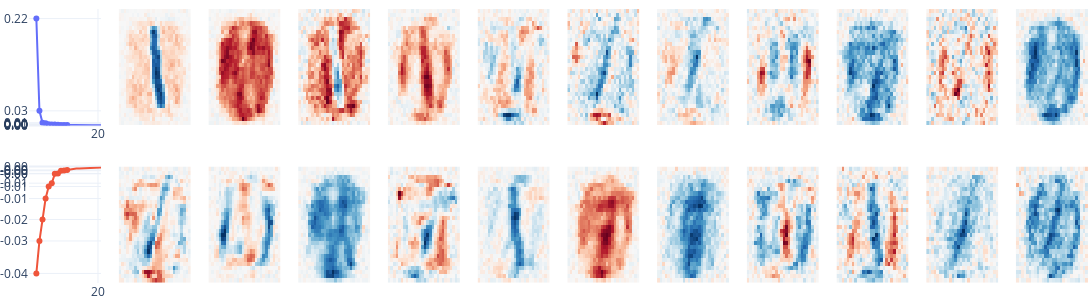

This figure's notebook cell:
### Code cell
eigenspectrum_fig = plot_eigenspectrum(mnist_model, digit=1, eigenvectors=11)
eigenspectrum_fig.show()

### Figure 1 — Plotly figure (JSON) as saved in the notebook; plotly's stock layout.template omitted (floating-point values rounded to 4 significant figures; data arrays with more than 128 entries replaced by an {"elided": "..."} marker saying what was removed)
{"data": [{"mode": "lines", "type": "scatter", "xaxis": "x", "y": [0.2168, 0.0296, 0.005474, 0.004368, 0.002662, 0.00216, 0.001808, 0.001322, 0.00109, 0.0009838, 0.0008956, 0.0008078, 0.0006968, 0.0006334, 0.0005458, 0.0004716, 0.0004366, 0.0003954, 0.0003345, 0.0003159, 0.0002852, 0.0002513], "yaxis": "y"}, {"marker": {"color": "#636EFA"}, "mode": "markers", "type": "scatter", "x": [10, 9, 8, 7, 6, 5, 4, 3, 2, 1, 0], "xaxis": "x", "y": [0.0008956, 0.0009838, 0.00109, 0.001322, 0.001808, 0.00216, 0.002662, 0.004368, 0.005474, 0.0296, 0.2168], "yaxis": "y"}, {"marker": {"color": "#EF553B"}, "mode": "lines", "type": "scatter", "xaxis": "x13", "y": [-0.03798, -0.02644, -0.01882, -0.01137, -0.007092, -0.005911, -0.002583, -0.002426, -0.001486, -0.001432, -0.001215, -0.001013, -0.0007544, -0.0007153, -0.0006974, -0.0006449, -0.0005835, -0.0004852, -0.0004574, -0.000416, -0.0003988, -0.0003207], "yaxis": "y13"}, {"marker": {"color": "#EF553B"}, "mode": "markers", "type": "scatter", "x": [0, 1, 2, 3, 4, 5, 6, 7, 8, 9, 10], "xaxis": "x13", "y": [-0.03798, -0.02644, -0.01882, -0.01137, -0.007092, -0.005911, -0.002583, -0.002426, -0.001486, -0.001432, -0.001215], "yaxis": "y13"}, {"colorscale": [[0, "rgb(103,0,31)"], [0.1, "rgb(178,24,43)"], [0.2, "rgb(214,96,77)"], [0.3, "rgb(244,165,130)"], [0.4, "rgb(253,219,199)"], [0.5, "rgb(247,247,247)"], [0.6, "rgb(209,229,240)"], [0.7, "rgb(146,197,222)"], [0.8, "rgb(67,147,195)"], [0.9, "rgb(33,102,172)"], [1, "rgb(5,48,97)"]], "showscale": false, "type": "heatmap", "xaxis": "x2", "yaxis": "y2", "z": {"elided": "28x28 float values"}, "zmid": 0}, {"colorscale": [[0, "rgb(103,0,31)"], [0.1, "rgb(178,24,43)"], [0.2, "rgb(214,96,77)"], [0.3, "rgb(244,165,130)"], [0.4, "rgb(253,219,199)"], [0.5, "rgb(247,247,247)"], [0.6, "rgb(209,229,240)"], [0.7, "rgb(146,197,222)"], [0.8, "rgb(67,147,195)"], [0.9, "rgb(33,102,172)"], [1, "rgb(5,48,97)"]], "showscale": false, "type": "heatmap", "xaxis": "x3", "yaxis": "y3", "z": {"elided": "28x28 float values"}, "zmid": 0}, {"colorscale": [[0, "rgb(103,0,31)"], [0.1, "rgb(178,24,43)"], [0.2, "rgb(214,96,77)"], [0.3, "rgb(244,165,130)"], [0.4, "rgb(253,219,199)"], [0.5, "rgb(247,247,247)"], [0.6, "rgb(209,229,240)"], [0.7, "rgb(146,197,222)"], [0.8, "rgb(67,147,195)"], [0.9, "rgb(33,102,172)"], [1, "rgb(5,48,97)"]], "showscale": false, "type": "heatmap", "xaxis": "x4", "yaxis": "y4", "z": {"elided": "28x28 float values"}, "zmid": 0}, {"colorscale": [[0, "rgb(103,0,31)"], [0.1, "rgb(178,24,43)"], [0.2, "rgb(214,96,77)"], [0.3, "rgb(244,165,130)"], [0.4, "rgb(253,219,199)"], [0.5, "rgb(247,247,247)"], [0.6, "rgb(209,229,240)"], [0.7, "rgb(146,197,222)"], [0.8, "rgb(67,147,195)"], [0.9, "rgb(33,102,172)"], [1, "rgb(5,48,97)"]], "showscale": false, "type": "heatmap", "xaxis": "x5", "yaxis": "y5", "z": {"elided": "28x28 float values"}, "zmid": 0}, {"colorscale": [[0, "rgb(103,0,31)"], [0.1, "rgb(178,24,43)"], [0.2, "rgb(214,96,77)"], [0.3, "rgb(244,165,130)"], [0.4, "rgb(253,219,199)"], [0.5, "rgb(247,247,247)"], [0.6, "rgb(209,229,240)"], [0.7, "rgb(146,197,222)"], [0.8, "rgb(67,147,195)"], [0.9, "rgb(33,102,172)"], [1, "rgb(5,48,97)"]], "showscale": false, "type": "heatmap", "xaxis": "x6", "yaxis": "y6", "z": {"elided": "28x28 float values"}, "zmid": 0}, {"colorscale": [[0, "rgb(103,0,31)"], [0.1, "rgb(178,24,43)"], [0.2, "rgb(214,96,77)"], [0.3, "rgb(244,165,130)"], [0.4, "rgb(253,219,199)"], [0.5, "rgb(247,247,247)"], [0.6, "rgb(209,229,240)"], [0.7, "rgb(146,197,222)"], [0.8, "rgb(67,147,195)"], [0.9, "rgb(33,102,172)"], [1, "rgb(5,48,97)"]], "showscale": false, "type": "heatmap", "xaxis": "x7", "yaxis": "y7", "z": {"elided": "28x28 float values"}, "zmid": 0}, {"colorscale": [[0, "rgb(103,0,31)"], [0.1, "rgb(178,24,43)"], [0.2, "rgb(214,96,77)"], [0.3, "rgb(244,165,130)"], [0.4, "rgb(253,219,199)"], [0.5, "rgb(247,247,247)"], [0.6, "rgb(209,229,240)"], [0.7, "rgb(146,197,222)"], [0.8, "rgb(67,147,195)"], [0.9, "rgb(33,102,172)"], [1, "rgb(5,48,97)"]], "showscale": false, "type": "heatmap", "xaxis": "x8", "yaxis": "y8", "z": {"elided": "28x28 float values"}, "zmid": 0}, {"colorscale": [[0, "rgb(103,0,31)"], [0.1, "rgb(178,24,43)"], [0.2, "rgb(214,96,77)"], [0.3, "rgb(244,165,130)"], [0.4, "rgb(253,219,199)"], [0.5, "rgb(247,247,247)"], [0.6, "rgb(209,229,240)"], [0.7, "rgb(146,197,222)"], [0.8, "rgb(67,147,195)"], [0.9, "rgb(33,102,172)"], [1, "rgb(5,48,97)"]], "showscale": false, "type": "heatmap", "xaxis": "x9", "yaxis": "y9", "z": {"elided": "28x28 float values"}, "zmid": 0}, {"colorscale": [[0, "rgb(103,0,31)"], [0.1, "rgb(178,24,43)"], [0.2, "rgb(214,96,77)"], [0.3, "rgb(244,165,130)"], [0.4, "rgb(253,219,199)"], [0.5, "rgb(247,247,247)"], [0.6, "rgb(209,229,240)"], [0.7, "rgb(146,197,222)"], [0.8, "rgb(67,147,195)"], [0.9, "rgb(33,102,172)"], [1, "rgb(5,48,97)"]], "showscale": false, "type": "heatmap", "xaxis": "x10", "yaxis": "y10", "z": {"elided": "28x28 float values"}, "zmid": 0}, {"colorscale": [[0, "rgb(103,0,31)"], [0.1, "rgb(178,24,43)"], [0.2, "rgb(214,96,77)"], [0.3, "rgb(244,165,130)"], [0.4, "rgb(253,219,199)"], [0.5, "rgb(247,247,247)"], [0.6, "rgb(209,229,240)"], [0.7, "rgb(146,197,222)"], [0.8, "rgb(67,147,195)"], [0.9, "rgb(33,102,172)"], [1, "rgb(5,48,97)"]], "showscale": false, "type": "heatmap", "xaxis": "x11", "yaxis": "y11", "z": {"elided": "28x28 float values"}, "zmid": 0}, {"colorscale": [[0, "rgb(103,0,31)"], [0.1, "rgb(178,24,43)"], [0.2, "rgb(214,96,77)"], [0.3, "rgb(244,165,130)"], [0.4, "rgb(253,219,199)"], [0.5, "rgb(247,247,247)"], [0.6, "rgb(209,229,240)"], [0.7, "rgb(146,197,222)"], [0.8, "rgb(67,147,195)"], [0.9, "rgb(33,102,172)"], [1, "rgb(5,48,97)"]], "showscale": false, "type": "heatmap", "xaxis": "x12", "yaxis": "y12", "z": {"elided": "28x28 float values"}, "zmid": 0}, {"colorscale": [[0, "rgb(103,0,31)"], [0.1, "rgb(178,24,43)"], [0.2, "rgb(214,96,77)"], [0.3, "rgb(244,165,130)"], [0.4, "rgb(253,219,199)"], [0.5, "rgb(247,247,247)"], [0.6, "rgb(209,229,240)"], [0.7, "rgb(146,197,222)"], [0.8, "rgb(67,147,195)"], [0.9, "rgb(33,102,172)"], [1, "rgb(5,48,97)"]], "showscale": false, "type": "heatmap", "xaxis": "x14", "yaxis": "y14", "z": {"elided": "28x28 float values"}, "zmid": 0}, {"colorscale": [[0, "rgb(103,0,31)"], [0.1, "rgb(178,24,43)"], [0.2, "rgb(214,96,77)"], [0.3, "rgb(244,165,130)"], [0.4, "rgb(253,219,199)"], [0.5, "rgb(247,247,247)"], [0.6, "rgb(209,229,240)"], [0.7, "rgb(146,197,222)"], [0.8, "rgb(67,147,195)"], [0.9, "rgb(33,102,172)"], [1, "rgb(5,48,97)"]], "showscale": false, "type": "heatmap", "xaxis": "x15", "yaxis": "y15", "z": {"elided": "28x28 float values"}, "zmid": 0}, {"colorscale": [[0, "rgb(103,0,31)"], [0.1, "rgb(178,24,43)"], [0.2, "rgb(214,96,77)"], [0.3, "rgb(244,165,130)"], [0.4, "rgb(253,219,199)"], [0.5, "rgb(247,247,247)"], [0.6, "rgb(209,229,240)"], [0.7, "rgb(146,197,222)"], [0.8, "rgb(67,147,195)"], [0.9, "rgb(33,102,172)"], [1, "rgb(5,48,97)"]], "showscale": false, "type": "heatmap", "xaxis": "x16", "yaxis": "y16", "z": {"elided": "28x28 float values"}, "zmid": 0}, {"colorscale": [[0, "rgb(103,0,31)"], [0.1, "rgb(178,24,43)"], [0.2, "rgb(214,96,77)"], [0.3, "rgb(244,165,130)"], [0.4, "rgb(253,219,199)"], [0.5, "rgb(247,247,247)"], [0.6, "rgb(209,229,240)"], [0.7, "rgb(146,197,222)"], [0.8, "rgb(67,147,195)"], [0.9, "rgb(33,102,172)"], [1, "rgb(5,48,97)"]], "showscale": false, "type": "heatmap", "xaxis": "x17", "yaxis": "y17", "z": {"elided": "28x28 float values"}, "zmid": 0}, {"colorscale": [[0, "rgb(103,0,31)"], [0.1, "rgb(178,24,43)"], [0.2, "rgb(214,96,77)"], [0.3, "rgb(244,165,130)"], [0.4, "rgb(253,219,199)"], [0.5, "rgb(247,247,247)"], [0.6, "rgb(209,229,240)"], [0.7, "rgb(146,197,222)"], [0.8, "rgb(67,147,195)"], [0.9, "rgb(33,102,172)"], [1, "rgb(5,48,97)"]], "showscale": false, "type": "heatmap", "xaxis": "x18", "yaxis": "y18", "z": {"elided": "28x28 float values"}, "zmid": 0}, {"colorscale": [[0, "rgb(103,0,31)"], [0.1, "rgb(178,24,43)"], [0.2, "rgb(214,96,77)"], [0.3, "rgb(244,165,130)"], [0.4, "rgb(253,219,199)"], [0.5, "rgb(247,247,247)"], [0.6, "rgb(209,229,240)"], [0.7, "rgb(146,197,222)"], [0.8, "rgb(67,147,195)"], [0.9, "rgb(33,102,172)"], [1, "rgb(5,48,97)"]], "showscale": false, "type": "heatmap", "xaxis": "x19", "yaxis": "y19", "z": {"elided": "28x28 float values"}, "zmid": 0}, {"colorscale": [[0, "rgb(103,0,31)"], [0.1, "rgb(178,24,43)"], [0.2, "rgb(214,96,77)"], [0.3, "rgb(244,165,130)"], [0.4, "rgb(253,219,199)"], [0.5, "rgb(247,247,247)"], [0.6, "rgb(209,229,240)"], [0.7, "rgb(146,197,222)"], [0.8, "rgb(67,147,195)"], [0.9, "rgb(33,102,172)"], [1, "rgb(5,48,97)"]], "showscale": false, "type": "heatmap", "xaxis": "x20", "yaxis": "y20", "z": {"elided": "28x28 float values"}, "zmid": 0}, {"colorscale": [[0, "rgb(103,0,31)"], [0.1, "rgb(178,24,43)"], [0.2, "rgb(214,96,77)"], [0.3, "rgb(244,165,130)"], [0.4, "rgb(253,219,199)"], [0.5, "rgb(247,247,247)"], [0.6, "rgb(209,229,240)"], [0.7, "rgb(146,197,222)"], [0.8, "rgb(67,147,195)"], [0.9, "rgb(33,102,172)"], [1, "rgb(5,48,97)"]], "showscale": false, "type": "heatmap", "xaxis": "x21", "yaxis": "y21", "z": {"elided": "28x28 float values"}, "zmid": 0}, {"colorscale": [[0, "rgb(103,0,31)"], [0.1, "rgb(178,24,43)"], [0.2, "rgb(214,96,77)"], [0.3, "rgb(244,165,130)"], [0.4, "rgb(253,219,199)"], [0.5, "rgb(247,247,247)"], [0.6, "rgb(209,229,240)"], [0.7, "rgb(146,197,222)"], [0.8, "rgb(67,147,195)"], [0.9, "rgb(33,102,172)"], [1, "rgb(5,48,97)"]], "showscale": false, "type": "heatmap", "xaxis": "x22", "yaxis": "y22", "z": {"elided": "28x28 float values"}, "zmid": 0}, {"colorscale": [[0, "rgb(103,0,31)"], [0.1, "rgb(178,24,43)"], [0.2, "rgb(214,96,77)"], [0.3, "rgb(244,165,130)"], [0.4, "rgb(253,219,199)"], [0.5, "rgb(247,247,247)"], [0.6, "rgb(209,229,240)"], [0.7, "rgb(146,197,222)"], [0.8, "rgb(67,147,195)"], [0.9, "rgb(33,102,172)"], [1, "rgb(5,48,97)"]], "showscale": false, "type": "heatmap", "xaxis": "x23", "yaxis": "y23", "z": {"elided": "28x28 float values"}, "zmid": 0}, {"colorscale": [[0, "rgb(103,0,31)"], [0.1, "rgb(178,24,43)"], [0.2, "rgb(214,96,77)"], [0.3, "rgb(244,165,130)"], [0.4, "rgb(253,219,199)"], [0.5, "rgb(247,247,247)"], [0.6, "rgb(209,229,240)"], [0.7, "rgb(146,197,222)"], [0.8, "rgb(67,147,195)"], [0.9, "rgb(33,102,172)"], [1, "rgb(5,48,97)"]], "showscale": false, "type": "heatmap", "xaxis": "x24", "yaxis": "y24", "z": {"elided": "28x28 float values"}, "zmid": 0}], "layout": {"autosize": false, "coloraxis": {"showscale": false}, "height": 300, "legend": {"visible": false}, "margin": {"b": 0, "l": 0, "r": 0, "t": 0}, "width": 2040, "xaxis": {"anchor": "y", "domain": [0, 0.06806], "ticktext": ["20"], "tickvals": [20], "visible": true, "zeroline": false}, "xaxis10": {"anchor": "y10", "domain": [0.7625, 0.8306], "visible": false}, "xaxis11": {"anchor": "y11", "domain": [0.8472, 0.9153], "visible": false}, "xaxis12": {"anchor": "y12", "domain": [0.9319, 1.0], "visible": false}, "xaxis13": {"anchor": "y13", "domain": [0, 0.06806], "ticktext": ["20"], "tickvals": [20], "visible": true, "zeroline": false}, "xaxis14": {"anchor": "y14", "domain": [0.08472, 0.1528], "visible": false}, "xaxis15": {"anchor": "y15", "domain": [0.1694, 0.2375], "visible": false}, "xaxis16": {"anchor": "y16", "domain": [0.2542, 0.3222], "visible": false}, "xaxis17": {"anchor": "y17", "domain": [0.3389, 0.4069], "visible": false}, "xaxis18": {"anchor": "y18", "domain": [0.4236, 0.4917], "visible": false}, "xaxis19": {"anchor": "y19", "domain": [0.5083, 0.5764], "visible": false}, "xaxis2": {"anchor": "y2", "domain": [0.08472, 0.1528], "visible": false}, "xaxis20": {"anchor": "y20", "domain": [0.5931, 0.6611], "visible": false}, "xaxis21": {"anchor": "y21", "domain": [0.6778, 0.7458], "visible": false}, "xaxis22": {"anchor": "y22", "domain": [0.7625, 0.8306], "visible": false}, "xaxis23": {"anchor": "y23", "domain": [0.8472, 0.9153], "visible": false}, "xaxis24": {"anchor": "y24", "domain": [0.9319, 1.0], "visible": false}, "xaxis3": {"anchor": "y3", "domain": [0.1694, 0.2375], "visible": false}, "xaxis4": {"anchor": "y4", "domain": [0.2542, 0.3222], "visible": false}, "xaxis5": {"anchor": "y5", "domain": [0.3389, 0.4069], "visible": false}, "xaxis6": {"anchor": "y6", "domain": [0.4236, 0.4917], "visible": false}, "xaxis7": {"anchor": "y7", "domain": [0.5083, 0.5764], "visible": false}, "xaxis8": {"anchor": "y8", "domain": [0.5931, 0.6611], "visible": false}, "xaxis9": {"anchor": "y9", "domain": [0.6778, 0.7458], "visible": false}, "yaxis": {"anchor": "x", "domain": [0.575, 1], "rangemode": "tozero", "ticktext": ["0.00", "0.22", "0.03", "0.01", "0.00", "0.00", "0.00", "0.00", "0.00", "0.00", "0.00", "0.00"], "tickvals": [0, 0.2168, 0.0296, 0.005474, 0.004368, 0.002662, 0.00216, 0.001808, 0.001322, 0.00109, 0.0009838, 0.0008956], "visible": true, "zeroline": true}, "yaxis10": {"anchor": "x10", "domain": [0.575, 1], "visible": false}, "yaxis11": {"anchor": "x11", "domain": [0.575, 1], "visible": false}, "yaxis12": {"anchor": "x12", "domain": [0.575, 1], "visible": false}, "yaxis13": {"anchor": "x13", "domain": [0, 0.425], "rangemode": "tozero", "ticktext": ["0.00", "-0.04", "-0.03", "-0.02", "-0.01", "-0.01", "-0.01", "-0.00", "-0.00", "-0.00", "-0.00", "-0.00"], "tickvals": [0, -0.03798, -0.02644, -0.01882, -0.01137, -0.007092, -0.005911, -0.002583, -0.002426, -0.001486, -0.001432, -0.001215], "visible": true, "zeroline": true}, "yaxis14": {"anchor": "x14", "domain": [0, 0.425], "visible": false}, "yaxis15": {"anchor": "x15", "domain": [0, 0.425], "visible": false}, "yaxis16": {"anchor": "x16", "domain": [0, 0.425], "visible": false}, "yaxis17": {"anchor": "x17", "domain": [0, 0.425], "visible": false}, "yaxis18": {"anchor": "x18", "domain": [0, 0.425], "visible": false}, "yaxis19": {"anchor": "x19", "domain": [0, 0.425], "visible": false}, "yaxis2": {"anchor": "x2", "domain": [0.575, 1], "visible": false}, "yaxis20": {"anchor": "x20", "domain": [0, 0.425], "visible": false}, "yaxis21": {"anchor": "x21", "domain": [0, 0.425], "visible": false}, "yaxis22": {"anchor": "x22", "domain": [0, 0.425], "visible": false}, "yaxis23": {"anchor": "x23", "domain": [0, 0.425], "visible": false}, "yaxis24": {"anchor": "x24", "domain": [0, 0.425], "visible": false}, "yaxis3": {"anchor": "x3", "domain": [0.575, 1], "visible": false}, "yaxis4": {"anchor": "x4", "domain": [0.575, 1], "visible": false}, "yaxis5": {"anchor": "x5", "domain": [0.575, 1], "visible": false}, "yaxis6": {"anchor": "x6", "domain": [0.575, 1], "visible": false}, "yaxis7": {"anchor": "x7", "domain": [0.575, 1], "visible": false}, "yaxis8": {"anchor": "x8", "domain": [0.575, 1], "visible": false}, "yaxis9": {"anchor": "x9", "domain": [0.575, 1], "visible": false}}}
